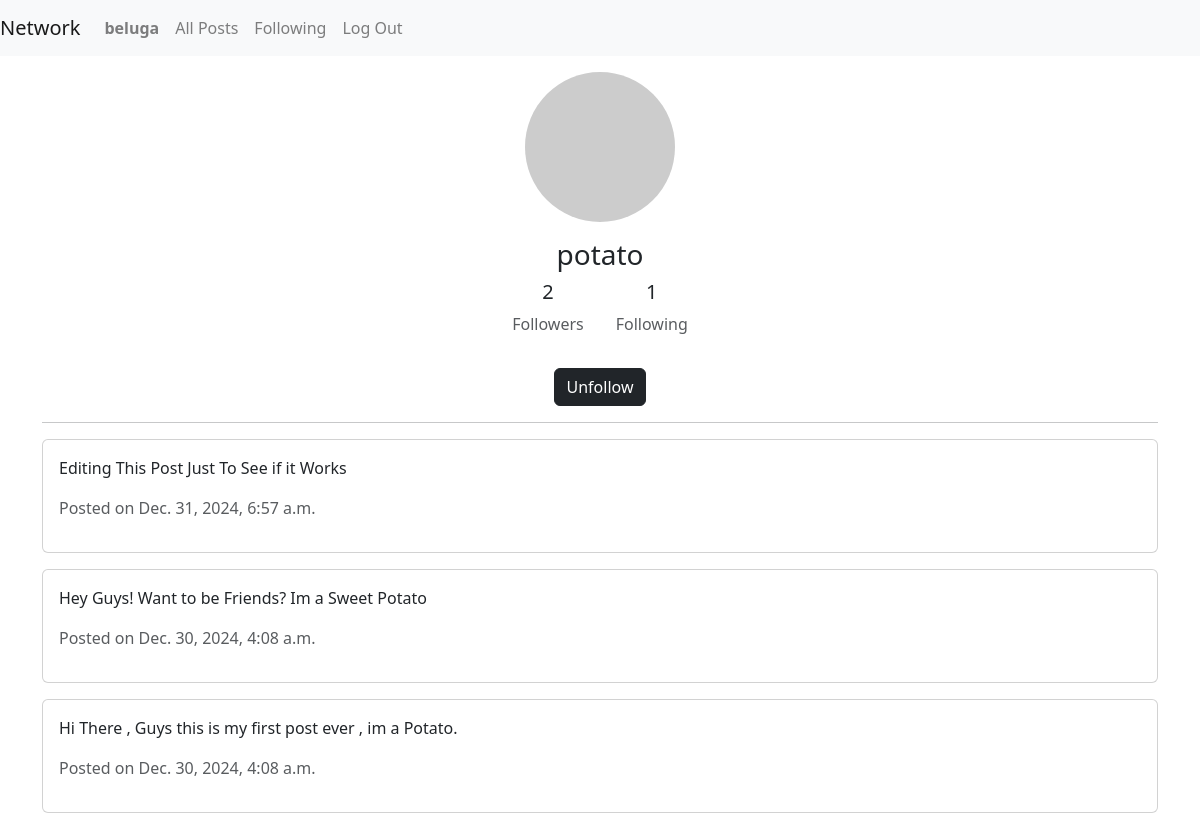
/profile/3 (signed in), run on the app's committed database.
### network/models.py (models this page shows, shortened)
class User(AbstractUser):
    pass

class Post(models.Model):
    user = models.ForeignKey(User, on_delete=models.CASCADE , related_name="author")
    content = models.TextField()
    timestamp = models.DateTimeField(auto_now_add=True)

### network/views.py (the view)
# urls.py: path("profile/<int:uid>", views.profile, name="profile"),
def profile(request, uid):
    user_profile = get_object_or_404(User, pk=uid)
    all_posts = Post.objects.filter(user=user_profile).order_by("-timestamp")
    is_following = Follower.objects.filter(user=user_profile, follower=request.user).exists()
    paginator = Paginator(all_posts, 3)
    page_number = request.GET.get("page")
    try:
        page_posts = paginator.get_page(page_number)
    except PageNotAnInteger:
        page_posts = paginator.get_page(1)
    except EmptyPage:
        page_posts = paginator.get_page(paginator.num_pages)
    return render(request, "network/profile.html", {
        "user_profile": user_profile,
        "page_posts": page_posts,
        "is_following": is_following,
        "following": user_profile.following.count(),
        "followers": user_profile.followers.count(),
    })

### network/templates/network/profile.html (shortened to what this page needs)
{% extends "network/layout.html" %} {% block body %}
<div class="container my-3">
  <div class="text-center">
    <img
      src="https://via.placeholder.com/150"
      alt="Profile"
      class="rounded-circle mb-3"
    />
    <h3>{{ user_profile.username }}</h3>
    <div class="d-flex justify-content-center mb-3">
      <div class="mx-3">
        <h5>{{ followers }}</h5>
        <p class="text-muted">Followers</p>
      </div>
      <div class="mx-3">
        <h5>{{ following }}</h5>
        <p class="text-muted">Following</p>
      </div>
    </div>
    {% if user.is_authenticated and user != user_profile %}
    <form
      action="{% if is_following %}{% url 'unfollow' %}{% else %}{% url 'follow' %}{% endif %}"
      method="post"
    >
      <button type="submit" class="btn btn-dark">
        {% if is_following %} Unfollow {% else %} Follow {% endif %}
      </button>
    </form>
    {% endif %}
  </div>
  <hr />
  {% for post in page_posts %}
<div class="card mb-3">
  <div class="card-body position-relative">
    <p class="fw-medium">{{ post.content }}</p>
    <p class="text-muted">Posted on {{ post.timestamp }}</p>
  </div>
</div>
{% endfor %}
  <div class="d-flex justify-content-center">
  </div>
</div>
{% endblock %}

### network/templates/network/layout.html (shortened to what this page needs)
{% load static %}
<!DOCTYPE html>
<html lang="en">
<head>
    <link rel="stylesheet" href="https://stackpath.bootstrapcdn.com/bootstrap/4.4.1/css/bootstrap.min.css"
>
    <link href="{% static 'network/styles.css' %}" rel="stylesheet">
    <link rel="stylesheet" href="https://cdn.jsdelivr.net/npm/bootstrap@5.3.3/dist/css/bootstrap.min.css"
>
    <link rel="stylesheet" href="https://cdnjs.cloudflare.com/ajax/libs/font-awesome/6.7.2/css/all.min.css"
 />
</head>
<body>
    <nav class="navbar navbar-expand-lg navbar-light bg-light">
        <a class="navbar-brand" href="{% url 'index' %}">Network</a>
        <div>
            <ul class="navbar-nav mr-auto">
                {% if user.is_authenticated %}
                <li class="nav-item">
                    <a class="nav-link" href="{% url 'profile' uid=user.id %}"><strong>{{ user.username }}</strong></a>
                </li>
                {% endif %}
                <li class="nav-item">
                    <a class="nav-link" href="{% url 'index' %}">All Posts</a>
                </li>
                {% if user.is_authenticated %}
                <li class="nav-item">
                    <a class="nav-link" href="#">Following</a>
                </li>
                <li class="nav-item">
                    <a class="nav-link" href="{% url 'logout' %}">Log Out</a>
                </li>
                {% endif %}
            </ul>
        </div>
    </nav>
    <div class="body">
        {% block body %}
        {% endblock %}
    </div>
</body>
</html>

### data on the page
User: username "beluga"
User: username "potato"
Post: content "Editing This Post Just To See if it Works", timestamp "Dec. 31, 2024, 6:57 a.m."
Post: content "Hey Guys! Want to be Friends? Im a Sweet Potato", timestamp "Dec. 30, 2024, 4:08 a.m."
Post: content "Hi There , Guys this is my first post ever , im a Potato.", timestamp "Dec. 30, 2024, 4:08 a.m."

### other printed values
{{ followers }} "2"
{{ following }} "1"
